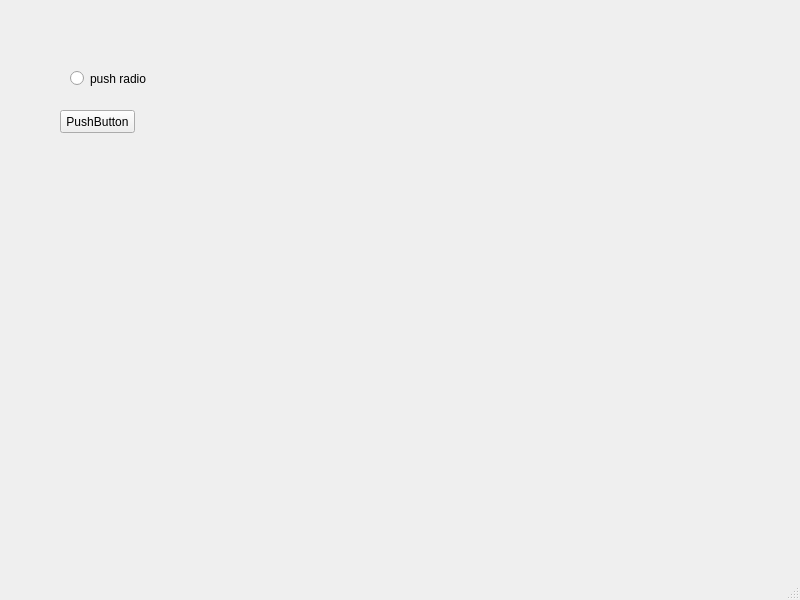
<?xml version="1.0" encoding="UTF-8"?>
<ui version="4.0">
 <class>MainWindow</class>
 <widget class="QMainWindow" name="MainWindow">
  <property name="geometry">
   <rect>
    <x>0</x>
    <y>0</y>
    <width>800</width>
    <height>600</height>
   </rect>
  </property>
  <property name="windowTitle">
   <string>MainWindow</string>
  </property>
  <widget class="QWidget" name="centralwidget">
   <widget class="QRadioButton" name="radioButton">
    <property name="geometry">
     <rect>
      <x>70</x>
      <y>70</y>
      <width>82</width>
      <height>17</height>
     </rect>
    </property>
    <property name="text">
     <string>push radio</string>
    </property>
   </widget>
   <widget class="QPushButton" name="pushButton">
    <property name="geometry">
     <rect>
      <x>60</x>
      <y>110</y>
      <width>75</width>
      <height>23</height>
     </rect>
    </property>
    <property name="text">
     <string>PushButton</string>
    </property>
   </widget>
  </widget>
  <widget class="QMenuBar" name="menubar">
   <property name="geometry">
    <rect>
     <x>0</x>
     <y>0</y>
     <width>800</width>
     <height>21</height>
    </rect>
   </property>
  </widget>
  <widget class="QStatusBar" name="statusbar"/>
 </widget>
 <resources/>
 <connections/>
</ui>
